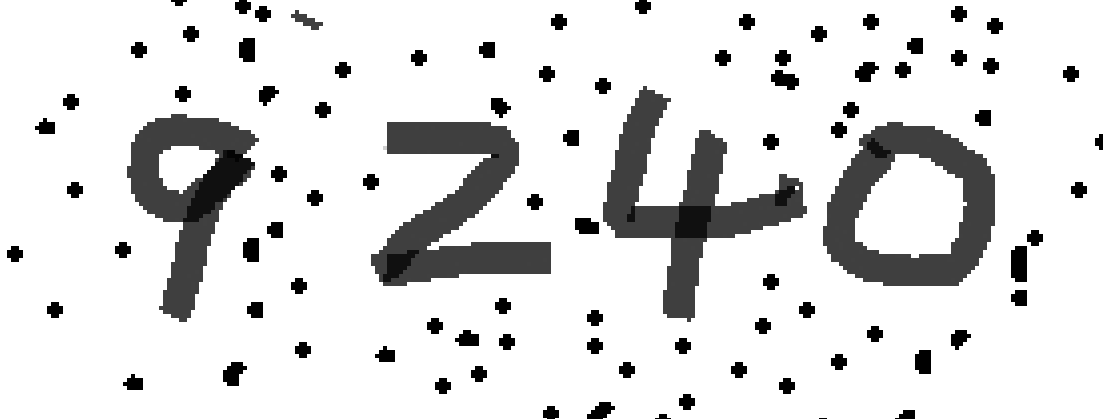
#> input picture 11_字符验证码/test7.jpg, 1103 x 419 px
$ python '二值化图片降噪处理.py'
#> lines starting #> are read from the running program, lines starting #| are printed output that depends on the picture; after the words box and inside, x2 and y2 are one past the last pixel; in counts of white or black regions, pixels touching at a corner belong together
#!/usr/bin/env python
# -*- coding: utf-8 -*-
"""
__author__ = 'Ding'
__time__ = '2018/12/12'
              ///////////////////////////////////////////////////
              //                    _ooOoo_                    //
              //                   o8888888o                   //
              //                   88" . "88                   //
              //                   (| -_- |)                   //
              //                   O\  =  /O                   //
              //                ____/`---'\____                //
              //              .'  \\|     |//  `.              //
              //             /  \\|||  :  |||//  \             //
              //            /  _||||| -:- |||||-  \            //
              //            |   | \\\  -  /// |   |            //
              //            | \_|  ''\---/''  |   |            //
              //            \  .-\__  `-`  ___/-. /            //
              //          ___`. .'  /--.--\  `. . __           //
              //       ."" '<  `.___\_<|>_/___.'  >'"".        //
              //      | | :  `- \`.;`\ _ /`;.`/ - ` : | |      //
              //      \  \ `-.   \_ __\ /__ _/   .-` /  /      //
              // ======`-.____`-.___\_____/___.-`____.-'====== //
              //                    `=---='                    //
              //                佛祖保佑  永无BUG                //
              ///////////////////////////////////////////////////
"""
from PIL import Image


# 最优的就是这个迭代法
def iterGetThreshold(img, pixdata, width, height):
	pixPrs = pixBac = []  # 用于统计前景和背景平均阈值
	threshold = 0
	pixel_min, pixel_max = img.getextrema()  # 获得图片中最大和最小灰度值
	newThreshold = int((pixel_min + pixel_max) / 2)  # 初始阈值

	while True:
		if abs(threshold - newThreshold) < 5:  # 差值小于5,退出
			break
		for y in range(height):
			for x in range(width):
				if pixdata[x, y] >= newThreshold:
					pixBac.append(pixdata[x, y])  # 大于阈值 为背景
				else:
					pixPrs.append(pixdata[x, y])  # 小于， 前景

		avgPrs = sum(pixPrs) / len(pixPrs)
		avgBac = sum(pixBac) / len(pixBac)
		threshold = newThreshold
		newThreshold = int((avgPrs + avgBac) / 2)

	return newThreshold


def binary(img, threshold=None):
	img = img.convert('L')  # 转为灰度图
	pixdata = img.load()
	width, height = img.size

	if not threshold:
		# threshold = sum(img.getdata()) / (width * height)  # 通过平均值给阈值
		threshold = iterGetThreshold(img, pixdata, width, height)  # 通过迭代法求阈值
	# 遍历所有像素，大于阈值的为白色
	# pass
	for y in range(height):
		for x in range(width):
			if pixdata[x, y] < threshold:
				pixdata[x, y] = 0
			else:
				pixdata[x, y] = 255

	return img


img = Image.open('test7.jpg')
#> img is the input picture: PIL image 1103x419 RGB; min 0, max 255, mean 221.6
img = binary(img)
#> in iterGetThreshold, `pixel_min, pixel_max = img.getextrema()`: pixel_min = 0; pixel_max = 255
#> in iterGetThreshold, `newThreshold = int((pixel_min + pixel_max) / 2)`: newThreshold = 127
#> the loop in iterGetThreshold, `while True:` made 3 passes
#> threshold on pass 1: 127
#> in binary, `threshold = iterGetThreshold(img, pixdata, width, height)`: threshold = 221
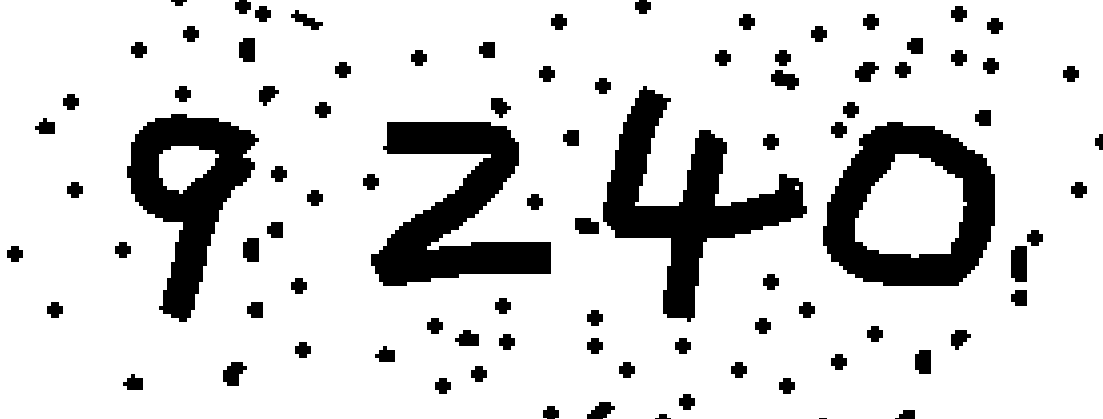
#> img: PIL image 1103x419 L; 84.1% white; 90 black regions (1 under 20 px), largest, box (x1, y1, x2, y2) and area: (603, 86, 807, 322) 15200, (371, 122, 551, 286) 14224, (823, 122, 995, 286) 13936
# img = binary(img, 127)
img.show()


def depoint(img, N=3):
	pixdata = img.load()
	width, height = img.size
	for y in range(1, height - 1):
		for x in range(1, width - 1):
			count = 0
			if pixdata[x, y - 1] == 255:  # 上
				count = count + 1
			if pixdata[x, y + 1] == 255:  # 下
				count = count + 1
			if pixdata[x - 1, y] == 255:  # 左
				count = count + 1
			if pixdata[x + 1, y] == 255:  # 右
				count = count + 1

			if pixdata[x - 1, y - 1] == 255:  # 左上
				count = count + 1
			if pixdata[x + 1, y - 1] == 255:  # 右上
				count = count + 1
			if pixdata[x - 1, y + 1] == 255:  # 左下
				count = count + 1
			if pixdata[x + 1, y + 1] == 255:  # 右下
				count = count + 1

			if count > N:  # 若上下左右的点的个数大于N，则认为是噪点
				pixdata[x, y] = 255  # 设置为白色
	return img


depoint(img).show()
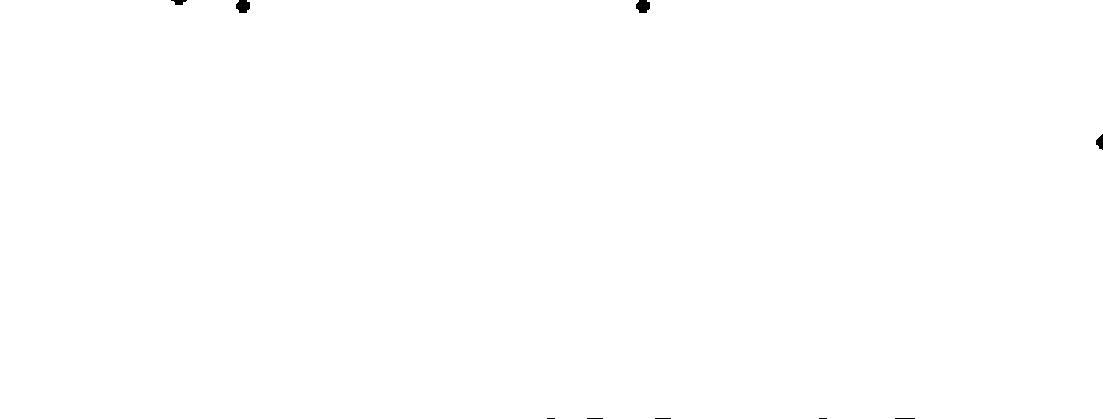
#> shown: PIL image 1103x419 L; 99.9% white; 9 black regions (4 under 20 px), largest, box (x1, y1, x2, y2) and area: (236, 0, 250, 13) 146, (636, 0, 650, 13) 146, (1096, 134, 1103, 150) 74, (171, 0, 187, 5) 52, (895, 418, 915, 419) 20

$ run again, with 11_字符验证码/test3.jpg copied over 11_字符验证码/test7.jpg
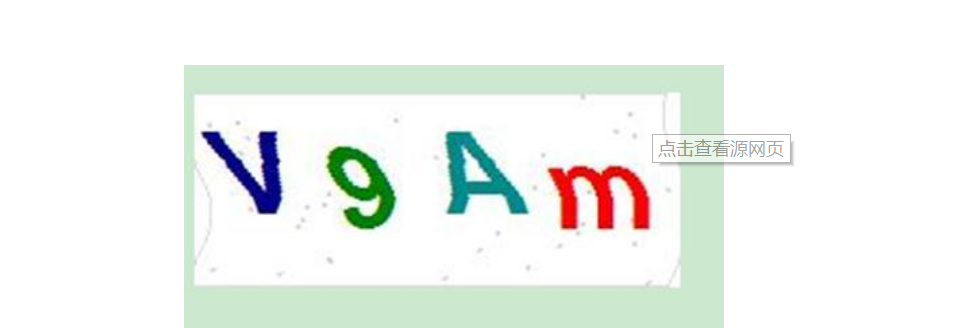
#> input picture 11_字符验证码/test3.jpg, 957 x 328 px
#> img is the input picture: PIL image 957x328 RGB; mean R, G, B 239.1, 243.3, 239.4
#> in binary, `img = img.convert('L')`:
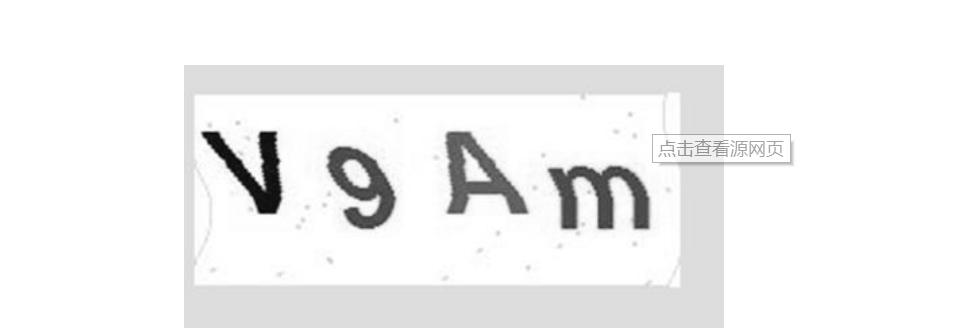
#> img: PIL image 957x328 L; min 8, max 255, mean 241.6
#> pixel_min = 8; pixel_max = 255
#> newThreshold = 131
#> the loop in iterGetThreshold, `while True:` made 3 passes
#> threshold on pass 1: 131
#> in binary, `threshold = iterGetThreshold(img, pixdata, width, height)`: threshold = 241
#> `img = binary(img)`:
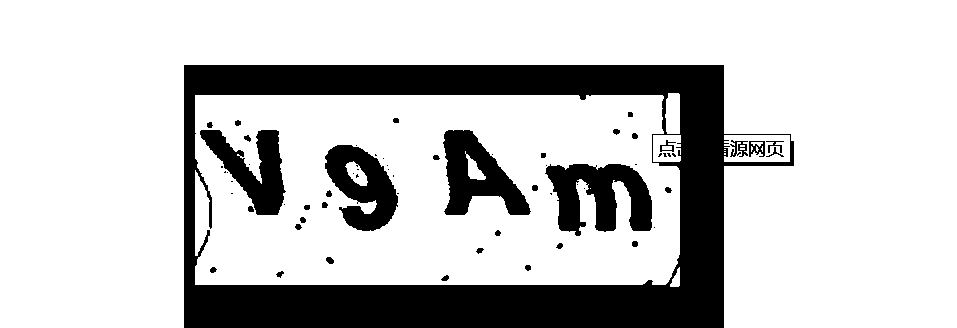
#> img: PIL image 957x328 L; 78.3% white; 64 black regions (28 under 20 px), largest, box (x1, y1, x2, y2) and area: (184, 65, 794, 328) 51065, (545, 164, 652, 236) 4670, (443, 130, 531, 215) 3914

$ run again, with 11_字符验证码/test4.jpg copied over 11_字符验证码/test7.jpg
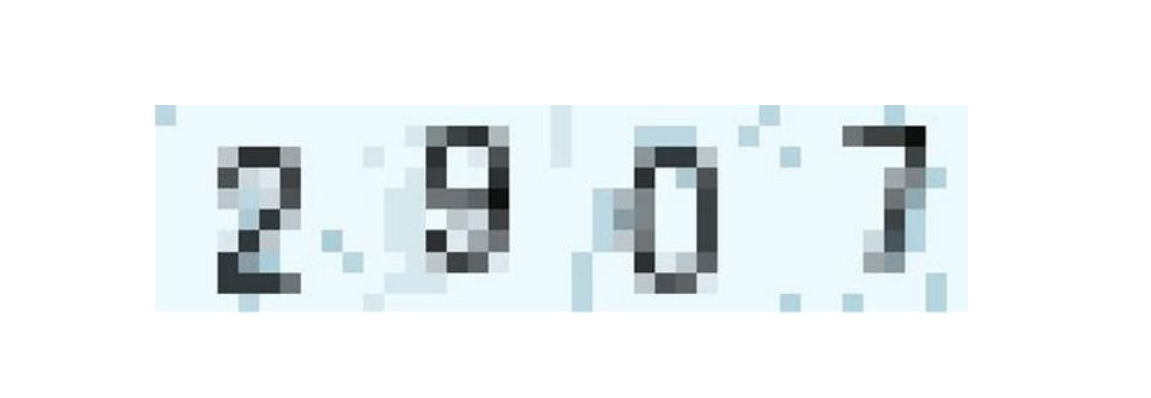
#> input picture 11_字符验证码/test4.jpg, 1151 x 398 px
#> img is the input picture: PIL image 1151x398 RGB; mean R, G, B 236.9, 241.7, 243.4
#> pixel_min = 1; pixel_max = 255
#> newThreshold = 128
#> the loop in iterGetThreshold, `while True:` made 3 passes
#> threshold on pass 1: 128
#> in binary, `threshold = iterGetThreshold(img, pixdata, width, height)`: threshold = 240
#> `img = binary(img)`:
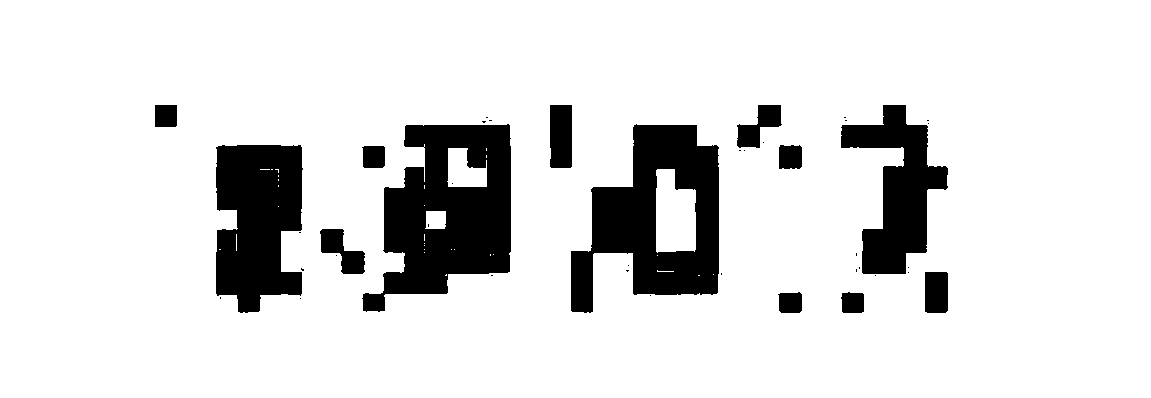
#> img: PIL image 1151x398 L; 87% white; 41 black regions (28 under 20 px), largest, box (x1, y1, x2, y2) and area: (362, 124, 511, 312) 16869, (571, 124, 719, 313) 15248, (216, 145, 303, 313) 11850

$ run again, with 11_字符验证码/test5.jpg copied over 11_字符验证码/test7.jpg
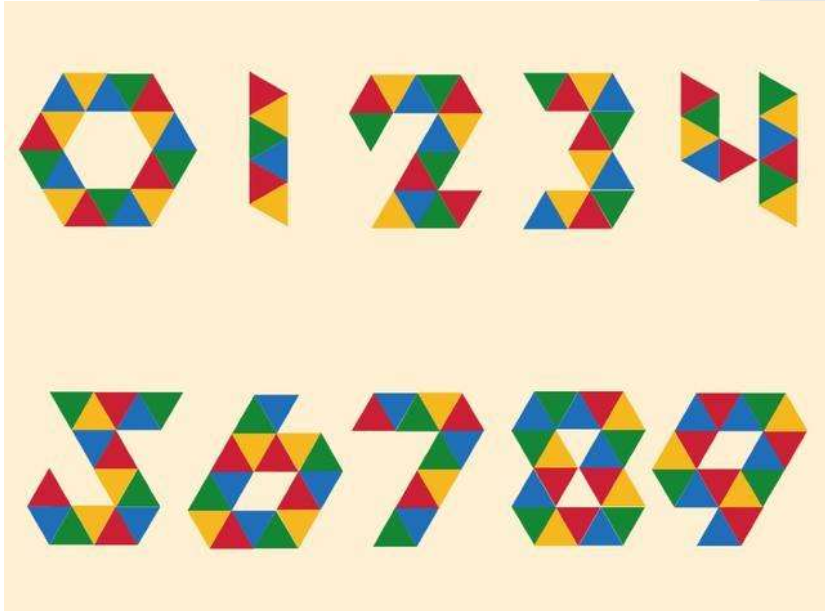
#> input picture 11_字符验证码/test5.jpg, 825 x 611 px
#> img is the input picture: PIL image 825x611 RGB; mean R, G, B 223.6, 210.5, 181.9
#> in binary, `img = img.convert('L')`:
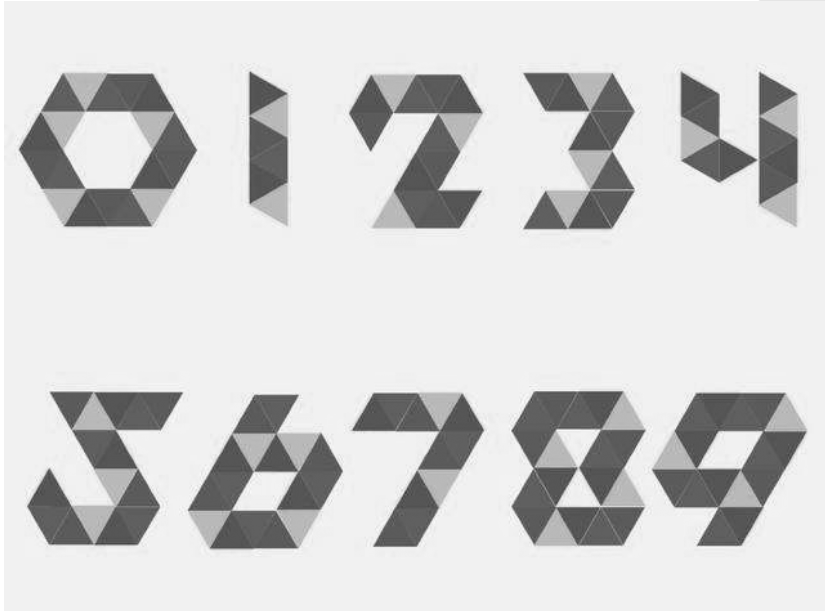
#> img: PIL image 825x611 L; min 52, max 255, mean 211
#> pixel_min = 52; pixel_max = 255
#> newThreshold = 153
#> the loop in iterGetThreshold, `while True:` made 3 passes
#> threshold on pass 1: 153
#> in binary, `threshold = iterGetThreshold(img, pixdata, width, height)`: threshold = 210
#> `img = binary(img)`:
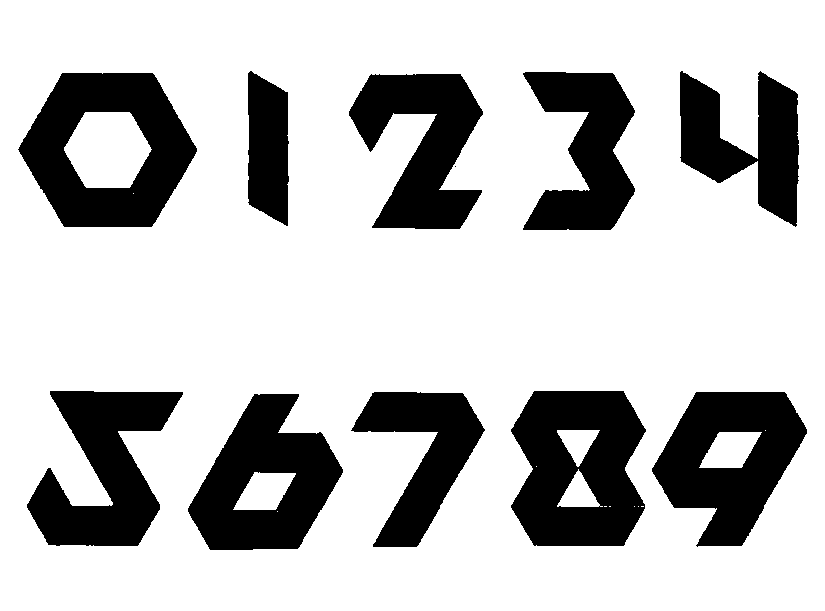
#> img: PIL image 825x611 L; 76.1% white; 11 black regions (1 under 20 px), largest, box (x1, y1, x2, y2) and area: (511, 391, 646, 546) 15768, (18, 73, 197, 227) 15681, (188, 394, 343, 550) 14056
